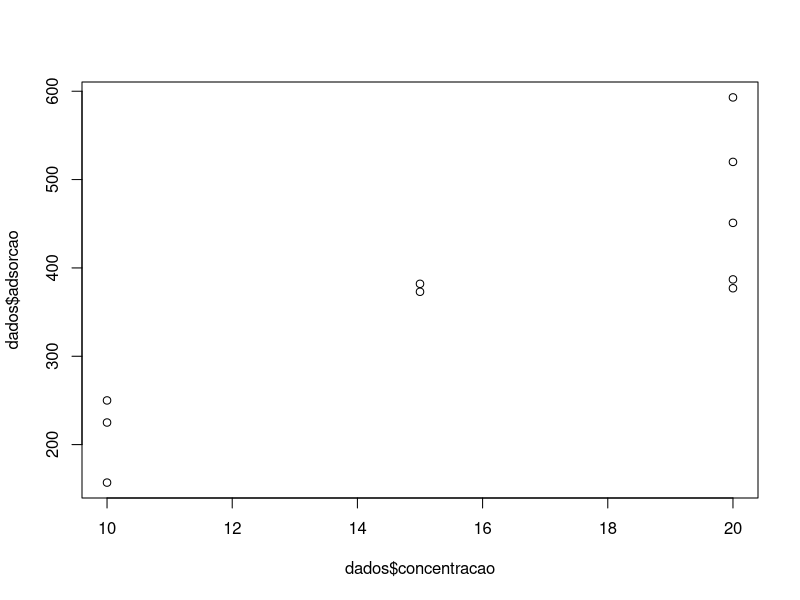
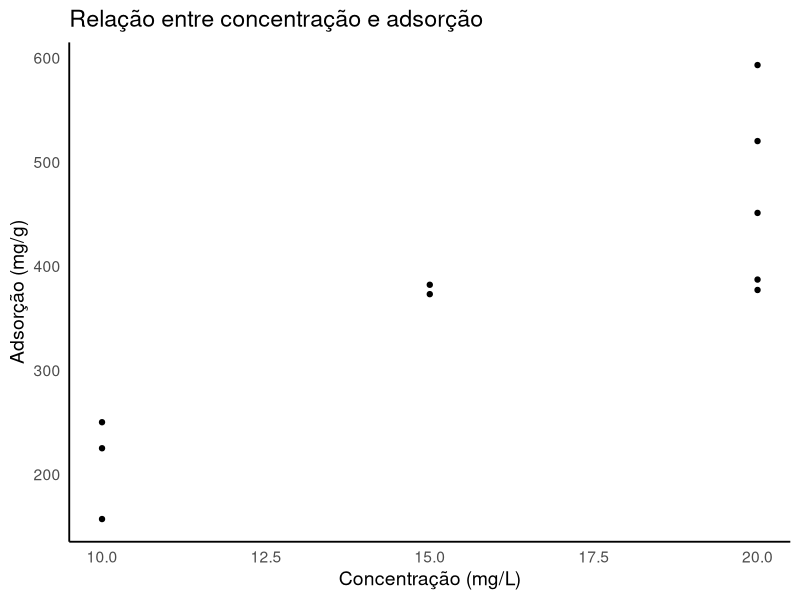
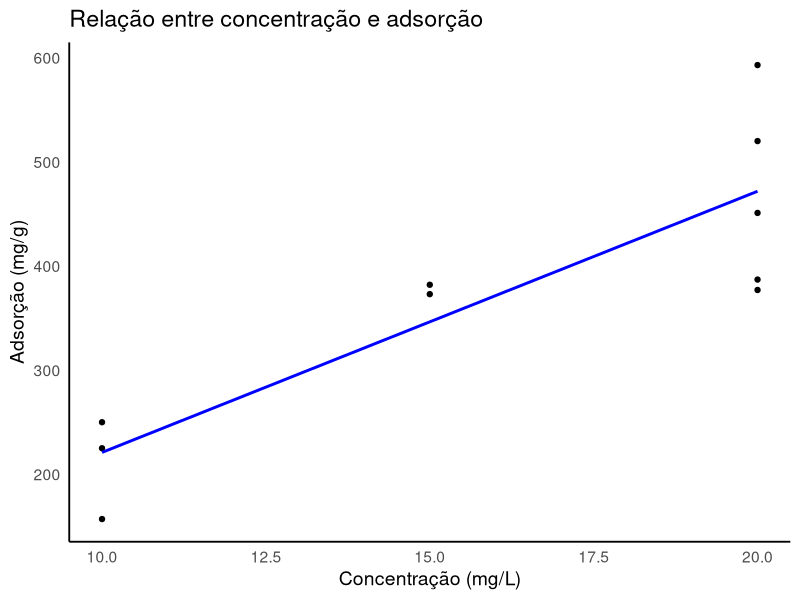
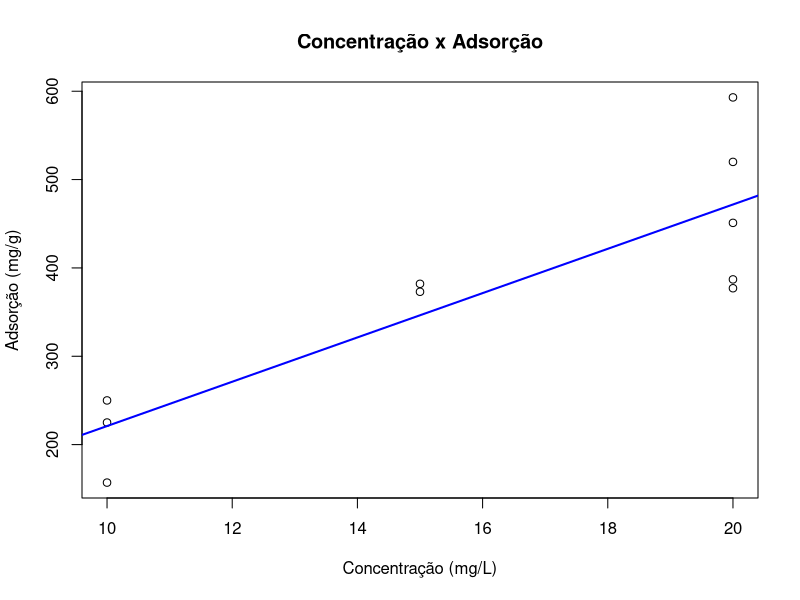
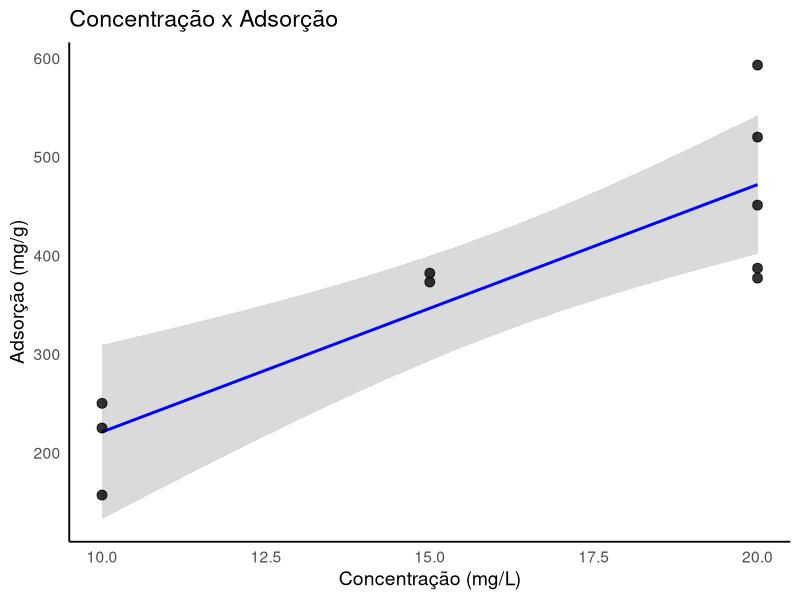
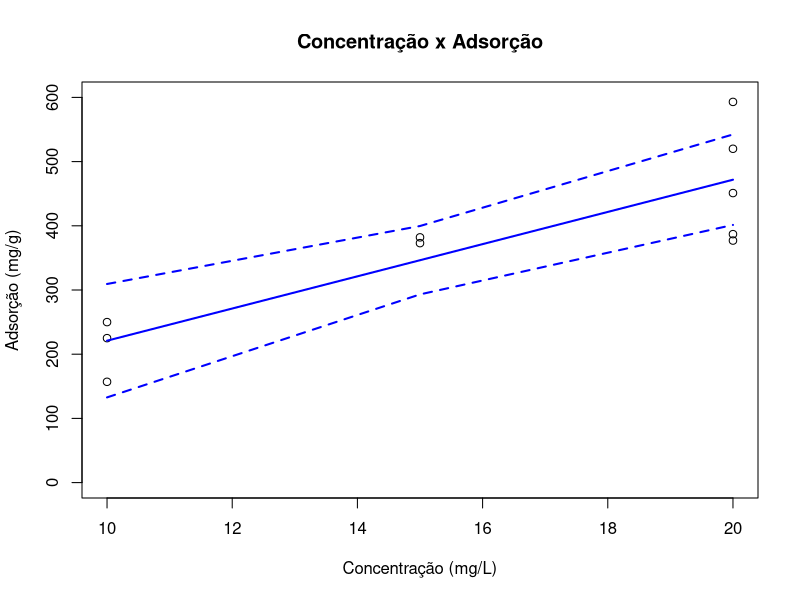
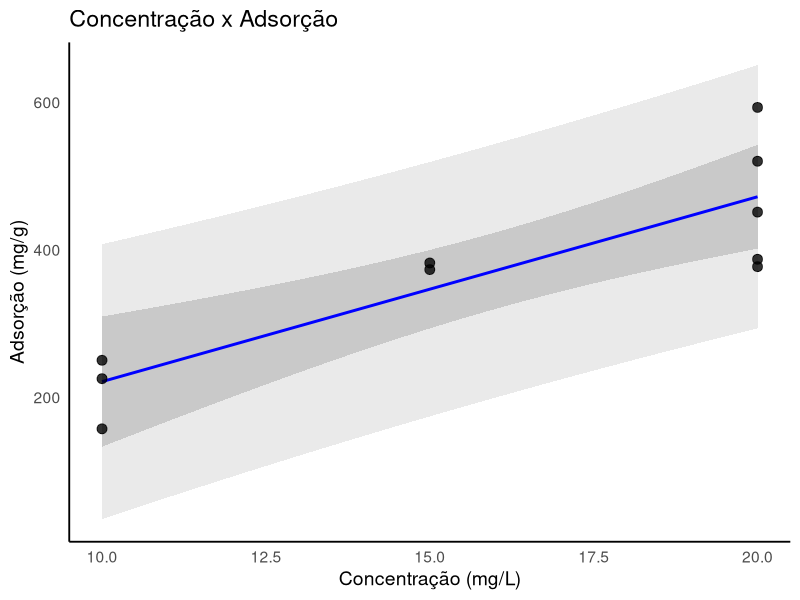
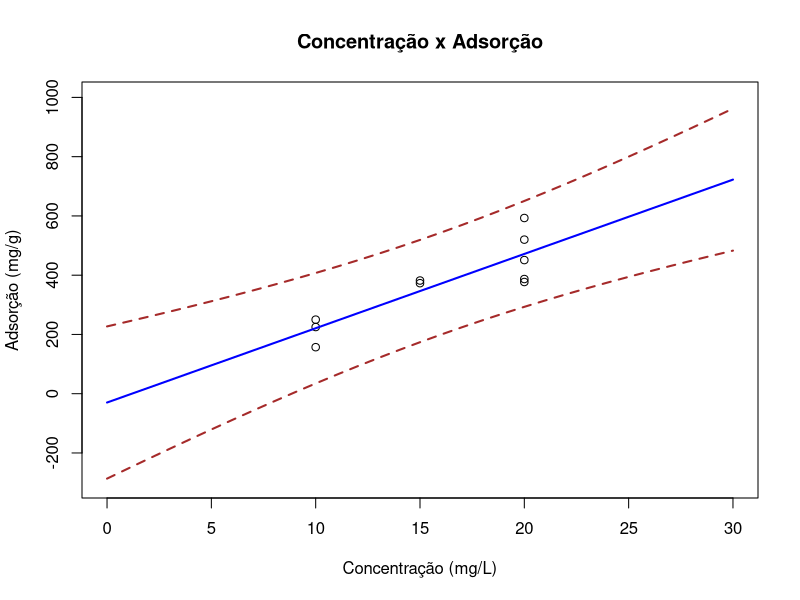

R code for these plots, in order:
## ---- chunk 1
#| include: false
library(ggplot2)
library(viridis)   # paleta daltônica
library(ggrepel)   # rótulos inteligentes
library(patchwork) # combinar gráficos


theme_set(
  theme_minimal(base_size = 14) +
  theme(
    panel.grid = element_blank(),                     # remove todas as grades
    panel.border = element_blank(), # borda externa
    axis.line = element_line(color = "black")
    )
)
## ---- chunk 2
dados <- data.frame(
  concentracao = c(10, 20, 20, 20, 10, 20, 10, 20, 15, 15),
  adsorcao = c(250, 520, 387, 593, 157, 377, 225, 451, 382, 373)
)
dados
## ---- chunk 3
summary(dados)
sd(dados$concentracao)
sd(dados$adsorcao)
## ---- chunk 4
plot(dados$concentracao, dados$adsorcao)

ggplot(dados, aes(x = concentracao, y = adsorcao)) +
  geom_point() +
  labs(
    title = "Relação entre concentração e adsorção",
    x = "Concentração (mg/L)",
    y = "Adsorção (mg/g)"
  )

## ---- chunk 5
cor(dados$concentracao, dados$adsorcao)
## ---- chunk 6
cor.test(dados$concentracao, dados$adsorcao)
## ---- chunk 7
modelo <- lm(adsorcao ~ concentracao, data = dados)
modelo
## ---- chunk 8
anova(modelo)
## ---- chunk 9
summary(modelo)
## ---- chunk 10
qt(0.05/2, df = 8, lower.tail = FALSE) # t tabulado
## ---- chunk 11
t_calc <- (25.079 - 25)/5.165
t_calc
t_tab <- qt(0.05/2, df = 8, lower.tail = FALSE) # t tabulado
t_tab
t_calc > t_tab
# portanto, não rejeitamos H_0!

## ---- chunk 12
coef(modelo) # coeficientes
## ---- chunk 13
confint(modelo) # IC para os coef.
## ---- chunk 14

dados$ajustado <- fitted(modelo)

ggplot(dados, aes(x = concentracao, y = adsorcao)) +
  geom_point() +
  geom_line(aes(y = ajustado), color = "blue", linewidth = 1) +
  labs(
    title = "Relação entre concentração e adsorção",
    x = "Concentração (mg/L)",
    y = "Adsorção (mg/g)"
  )

plot(dados$concentracao, dados$adsorcao,
     main = "Concentração x Adsorção",
     xlab = "Concentração (mg/L)",
     ylab = "Adsorção (mg/g)")
abline(modelo, col = "blue", lwd = 2)
## ---- chunk 15
residuos <- residuals(modelo)
SQRes <- sum(residuos^2)
SQRes
## ---- chunk 16
GL_Res <- length(dados$adsorcao) - length(coef(modelo))
GL_Res
## ---- chunk 17
QMRes <- SQRes / GL_Res
QMRes
sqrt(QMRes)
## ---- chunk 18
preditos <- predict(modelo, interval = "confidence")
head(preditos)
colnames(preditos) <- c("adsorcao_estimada", "lim_inf", "lim_sup") 
head(preditos)
## ---- chunk 19
dados <- cbind(dados, preditos)
dados
## ---- chunk 20
dados <- dados[order(dados$concentracao),]
dados
## ---- chunk 21

grid <- data.frame(concentracao = seq(min(dados$concentracao),
                                      max(dados$concentracao),
                                      length.out = 200))
pred  <- as.data.frame(predict(modelo, newdata = grid, interval = "confidence"))
pred  <- cbind(grid, pred)


ggplot() +
  geom_ribbon(data = pred,
              aes(x = concentracao, ymin = lwr, ymax = upr),
              alpha = 0.18) +
  geom_line(data = pred,
            aes(x = concentracao, y = fit),
            color = "blue",
            linewidth = 1) +
  geom_point(data = dados,
             aes(x = concentracao, y = adsorcao),
             size = 3, alpha = 0.8) +
  labs(
    title = "Concentração x Adsorção",
    x = "Concentração (mg/L)",
    y = "Adsorção (mg/g)"
  )


plot(dados$concentracao, dados$adsorcao,
     main = "Concentração x Adsorção",
     xlab = "Concentração (mg/L)",
     ylab = "Adsorção (mg/g)",
     xlim = c(10,20),
     ylim = c(0, 600))

# valores estimados
lines(dados$concentracao, dados$adsorcao_estimada,
      col = "blue", lty = 1, lwd = 2) 
# IC
lines(dados$concentracao, dados$lim_inf,
      col = "blue", lty = 2, lwd = 2)
lines(dados$concentracao, dados$lim_sup,
      col = "blue", lty = 2, lwd = 2) 
## ---- chunk 22

pred_new  <- as.data.frame(predict(modelo, newdata = grid, interval = "prediction"))
colnames(pred_new) <- c("fit", "lwr_new", "upr_new")
pred  <- cbind(pred, pred_new[,2:3])


ggplot() +
  geom_ribbon(data = pred,
              aes(x = concentracao, ymin = lwr, ymax = upr),
              alpha = 0.18) +
  geom_ribbon(data = pred,
              aes(x = concentracao, ymin = lwr_new, ymax = upr_new),
              alpha = 0.1) +
  geom_line(data = pred,
            aes(x = concentracao, y = fit),
            color = "blue",
            linewidth = 1) +
  geom_point(data = dados,
             aes(x = concentracao, y = adsorcao),
             size = 3, alpha = 0.8) +
  labs(
    title = "Concentração x Adsorção",
    x = "Concentração (mg/L)",
    y = "Adsorção (mg/g)"
  )



new_data <- data.frame(concentracao = seq(0,30, by = 1))
preditos_new <- predict(modelo, newdata = new_data,
                        interval = "prediction")
preditos_new <- cbind(new_data, preditos_new)
head(preditos_new)
## ---- chunk 23
# dispersão
plot(dados$concentracao, dados$adsorcao,
     main = "Concentração x Adsorção",
     xlab = "Concentração (mg/L)",
     ylab = "Adsorção (mg/g)",
     xlim = c(0,30),
     ylim = c(-300, 1000))
# valores estimados
lines(preditos_new$concentracao, preditos_new$fit,
      col = "blue", lty = 1, lwd = 2) 
# IP
lines(preditos_new$concentracao, preditos_new$lwr,
      col = "brown", lty = 2, lwd = 2)
lines(preditos_new$concentracao, preditos_new$upr,
      col = "brown", lty = 2, lwd = 2) 

## ---- chunk 24
# dispersão
plot(dados$concentracao, dados$adsorcao,
     main = "Concentração x Adsorção",
     xlab = "Concentração (mg/L)",
     ylab = "Adsorção (mg/g)",
     xlim = c(0,30),
     ylim = c(-300, 1000))

# valores estimados
lines(preditos_new$concentracao, preditos_new$fit,
      col = "blue", lty = 1, lwd = 2) 

# IC
lines(dados$concentracao, dados$lim_inf,
      col = "blue", lty = 2, lwd = 2)
lines(dados$concentracao, dados$lim_sup,
      col = "blue", lty = 2, lwd = 2)  

# IP
lines(preditos_new$concentracao, preditos_new$lwr,
      col = "brown", lty = 2, lwd = 2)
lines(preditos_new$concentracao, preditos_new$upr,
      col = "brown", lty = 2, lwd = 2) 
## ---- chunk 25
modelo2 <- lm(adsorcao ~ -1 + concentracao, data = dados)
modelo2
anova(modelo2)
## ---- chunk 26
summary(modelo2)
## ---- chunk 27
anova(modelo2, modelo)
## ---- chunk 28
anova(modelo2, modelo)
## ---- chunk 29
summary(modelo)
## ---- chunk 30
summary(modelo2)
## ---- chunk 31
dados <- data.frame(
  conc = c(10, 20, 20, 20, 10, 20, 10, 20, 15, 15),
  temp = c(70, 70, 80, 90, 70, 70, 90, 90, 80, 80),
  ph = c(3.0, 3.0, 3.0, 3.0, 4.0, 4.0, 4.0, 4.0, 3.5, 3.5),
  adsorcao = c(250, 520, 387, 593, 157, 377, 225, 451, 382, 373)
)
dados
## ---- chunk 32
# regressão múltipla
modelo3 <- lm(adsorcao ~ conc + temp + ph, data = dados)
modelo3
anova(modelo3)
## ---- chunk 33
coef(modelo3) # coeficientes
## ---- chunk 34
confint(modelo3) # IC para os coef.

## ---- chunk 35
summary(modelo3)
## ---- chunk 36
preditos_mod3 <- predict(modelo3, interval = "confidence")
head(preditos_mod3)
colnames(preditos_mod3) <- c("adsorcao_estimada", "lim_inf", "lim_sup") 
head(preditos_mod3)
## ---- chunk 37
dados <- cbind(dados, preditos_mod3)
dados
## ---- chunk 38
new_data <- data.frame(conc = c(12, 12 , 25, 25),
                       temp = c(50, 80, 50, 80),
                       ph = c(6.0, 6.0, 6.0, 6.0))
preditos_new_mod3 <- predict(modelo3, newdata = new_data,
                        interval = "prediction")
preditos_new_mod3 <- cbind(new_data, preditos_new_mod3)
preditos_new_mod3
## ---- chunk 39
ID <- c(1, 2, 3, 4, 5, 6, 7, 8, 9, 10, 
        11, 12, 13, 14, 15, 16, 17, 18, 19, 20, 
        21, 22, 23, 24, 25)

y <- c(16.68, 11.50, 12.03, 14.88, 13.75, 18.11, 8.00, 17.83, 79.24, 21.50,
       40.33, 21.00, 13.50, 19.75, 24.00, 29.00, 15.35, 19.00, 9.50, 35.10,
       17.90, 52.32, 18.75, 19.83, 10.75)

x1 <- c(7, 3, 3, 4, 6, 7, 2, 7, 30, 5,
        16, 10, 4, 6, 9, 10, 6, 7, 3, 17,
        10, 26, 9, 8, 4)

x2 <- c(560, 220, 340, 80, 150, 330, 110, 210, 1460, 605,
        688, 215, 255, 462, 448, 776, 200, 132, 36, 770,
        140, 810, 450, 635, 150)

dados <- data.frame(ID, y, x1, x2)

## ---- chunk 40
# Ajuste do modelo linear múltiplo
mod <- lm(y ~ x1 + x2, data = dados)

# estimativas dos parâmetros/coeficientes
summary(mod)

# Resíduos

# resíduos brutos
res_1 <- residuals(mod)

# resíduos padronizados
res_2 <- res_1/summary(mod)$sigma

# resíduos studentizados
# res_3 <- rstandard(mod, type = "sd.1")
res_3 <- rstandard(mod)

# resíduos PRESS
res_4 <- rstandard(mod, type = "pred")

# resíduos R-Student
res_5 <- rstudent(mod)

residuos <- data.frame(
  "brutos" = res_1,
  "padronizados" = res_2,
  "studentizado" = res_3,
  "PRESS" = res_4,
  "RStudent" = res_5
)

residuos
## ---- chunk 41
# Gráfico qqnorm
qqnorm(res_3)
qqline(res_3, col = "blue", lwd = 2)


# Gráfico de dispersão y_est x resíduos
y_est <- fitted(mod)
plot(y_est, res_3, xlim = c(0,80), ylim = c(-2,5),
     main = "Gráfico de dispersão y_est x resíduos",
     xlab = "y estimado",
     ylab = "Resíduos studentizados")

# Gráfico dos resíduos seguindo a ordem de coleta
# ou execução dos dados
# atenção: supondo que a coleta tenha sido na ordem da variável ID, o que nem sempre é verdade!
plot(res_3 ~ dados$ID)

## ---- chunk 42
# Teste de Shapiro-Wilk
shapiro.test(res_3)

# Teste de Kolmogorov-Smirnov
ks.test(res_3, "pnorm", mean = 0, sd = 1)
## ---- chunk 43
library(lmtest)
dwtest(res_3 ~ dados$ID, alternative = "two.sided")
## ---- chunk 44
# Teste de Breusch-Pagan
# library(lmtest)
bptest(mod)
## ---- chunk 45
# Análise de outliers
cbind(dados, res_3)
# é necessário verificar se a observação 9 é um outlier.


# gráfico dos resíduos
plot(res_3, main = "Resíduos studentizados",
     ylab = "Resíduos studentizados",
     xlab = "Observações")
abline(h = 2, col = "red", lty = 2)
abline(h = -2, col = "red", lty = 2)


# Se for, de fato, um outlier, o que fazer?
# Estimar novamente o modelo sem a observação 9.

mod_2 <- lm(y ~ x1 + x2, data = dados[-9,])
summary(mod_2)


# comparar os resultados dos dois modelos:
summary(mod)
summary(mod_2)


# Estatística PRESS
PRESS_mod <- sum(res_4^2)
PRESS_mod


res_4_mod_2 <- rstandard(mod_2, type = "pred")
PRESS_mod_2 <- sum(res_4_mod_2^2)
PRESS_mod_2

# Comparar as estatísticas PRESS
PRESS_mod
PRESS_mod_2
## ---- chunk 46
# valores matriz H
p <- 3 # qde de parâmetros (b0, b1 e b2)
#ou
p <- length(coef(mod))


n <- 25 # qde de observaçoes
# ou
n <- length(dados$y)

2*p/n  # limite para valores da matriz hat
h <- hatvalues(mod)
cbind(dados, h, 2*p/n, h > 2*p/n)

# observações 9 e 22 são possíveis pontos de alavancagem.
## ---- chunk 47
# Distância de Cook
D <- cooks.distance(mod)

# comparar com o valor 1
# Se D > 1, a observação é considerada um ponto influente.

cbind(dados, D, 1, D > 1)
## ---- chunk 48
# DFBETAS
# a influência de cada observação em cada coeficiente
# comparar com o valor 2/sqrt(n)

dfbetas(mod)
2/sqrt(n)
round(dfbetas(mod), 2)

abs(dfbetas(mod)) >= 2/sqrt(n)
## ---- chunk 49
# DFFITS
# a influência de cada observação em cada predição
# comparar com o valor 2*sqrt(p/n)

dffits(mod)
2*sqrt(p/n)
round(dffits(mod), 2)

abs(dffits(mod)) >= 2*sqrt(p/n)
## ---- chunk 50
equipe <- c("Washington", "Minnesota", "New England", "Oakland", "Pittsburgh", 
            "Baltimore", "Los Angeles", "Dallas", "Atlanta", "Buffalo",
            "Chicago", "Cincinnati", "Cleveland", "Denver", "Detroit",
            "Green Bay", "Houston", "Kansas City", "Miami", "New Orleans",
            "New York Giants", "New York Jets", "Philadelphia", "St. Louis", "San Diego",
            "San Francisco", "Seattle", "Tampa Bay")

y <- c(10, 11, 11, 13, 10,
       11, 10, 11, 4, 2,
       7, 10, 9, 9, 6,
       5, 5, 5, 6, 4, 
       3, 3, 4, 10, 6, 
       8, 2, 0)

x1 <- c(2113, 2003, 2957, 2285, 2971,
        2309, 2528, 2147, 1689, 2566,
        2363, 2109, 2295, 1932, 2128,
        1722, 1498, 1873, 2118, 1775,
        1904, 1929, 2080, 2301, 2040,
        2447, 1416, 1503)

x2 <- c(1985, 2855, 1737, 2905, 1666,
        2927, 2341, 2737, 1414, 1838,
        1480, 2191, 2229, 2204, 2438,
        1730, 2072, 2929, 2268, 1983,
        1792, 1606, 1492, 2835, 2416,
        1638, 2649, 1503)

x3 <- c(38.9, 38.8, 40.1, 41.6, 39.2,
        39.7, 38.1, 37.0, 42.1, 42.3,
        37.3, 39.5, 37.4, 35.1, 38.8,
        36.6, 35.3, 41.1, 38.2, 39.3,
        39.7, 39.7, 35.5, 35.3, 38.7,
        39.9, 37.4, 39.3)


x4 <- c(64.7, 61.3, 60.0, 45.3, 53.8,
        74.1, 65.4, 78.3, 47.6, 54.2,
        48.0, 51.9, 53.6, 71.4, 58.3,
        52.6, 59.3, 55.3, 69.6, 78.3,
        38.1, 68.8, 68.8, 74.1, 50.0,
        57.1, 56.3, 47.0)

x5 <- c(4, 3, 14, -4, 15,
        8, 12, -1, -3, -1,
        19, 6, -5, 3, 6,
        -19, -5, 10, 6, 7,
        -9, -21, -8, 2, 0,
        -8, -22, -9)

x6 <- c(868, 615, 914, 957, 836,
        786, 754, 761, 714, 797,
        984, 700, 1037, 986, 819,
        791, 776, 789, 582, 901,
        734, 627, 722, 683, 576,
        848, 684, 875)

x7 <- c(59.7, 55.0, 65.6, 61.4, 66.1,
        61.0, 66.1, 58.0, 57.0, 58.9,
        67.5, 57.2, 57.8, 58.6, 59.2,
        54.4, 49.6, 54.3, 58.7, 51.7,
        61.9, 52.7, 57.8, 59.7, 54.9,
        65.3, 43.8, 53.5)

x8 <- c(2205, 2096, 1847, 1903, 1457,
        1848, 1564, 1821, 2577, 2476,
        1984, 1917, 1761, 1790, 1901,
        2288, 2072, 2861, 2411, 2289,
        2203, 2592, 2053, 1979, 2048,
        1786, 2876, 2560)

x9 <- c(1917, 1575, 2175, 2476, 1866,
        2339, 2092, 1909, 2001, 2254,
        2217, 1758, 2032, 2025, 1686,
        1835, 1914, 2496, 2670, 2202,
        1988, 2324, 2550, 2110, 2628,
        1776, 2524, 2241)




tabela1 <- data.frame(equipe, y, x1, x2, x3, x4, x5, x6, x7, x8, x9)

knitr::kable(tabela1, caption = "Tabela 1: Desempenho das Equipes da National Football League de 1976")
## ---- chunk 51
m1 <- lm(y  ~ x2 + x7 + x8, data = tabela1)
m1
## ---- chunk 52
anova(m1)
## ---- chunk 53
summary(m1)
## ---- chunk 54
summary(m1)
names(summary(m1))
summary(m1)$r.squared
summary(m1)$adj.r.squared
## ---- chunk 55
m2 <- lm(y ~ x2 + x8, data = tabela1)
m2
anova(m2, m1)
## ---- chunk 56
res_m1 <- rstandard(m1) # resíduos studentizados
qqnorm(res_m1)
qqline(res_m1)
shapiro.test(res_m1)
ks.test(res_m1, "pnorm", mean = 0, sd = 1)
## ---- chunk 57
res_m1 # resíduos studentizados já calculados
# resíduos R-Student
res_m1_rstudent <- rstudent(m1)
cbind(res_m1, res_m1_rstudent)
## ---- chunk 58
y_estimado <- fitted(m1) # valores ajustados
plot(y_estimado, res_m1,
     xlab = "Valores ajustados",
     ylab = "Resíduos studentizados"
     )
abline(h = -2, col = "red", lty = 2)
abline(h = 2, col = "red", lty = 2)
library(lmtest)
bptest(m1)
## ---- chunk 59
cor(tabela1[, c("x2", "x7", "x8")], use = "pairwise.complete.obs")
## ---- chunk 60
library(car)
vif(m1)
## ---- chunk 61
# Cálculo PRESS m1
res_press_m1 <- rstandard(m1, type = "pred")
PRESS_m1 <- sum(res_press_m1^2)
PRESS_m1

# Cálculo PRESS m2
res_press_m2 <- rstandard(m2, type = "pred")
PRESS_m2 <- sum(res_press_m2^2)
PRESS_m2
## ---- chunk 62
# valores matriz H
p <- length(coef(m1)) # qde de parâmetros (b0, b1, b2 e b3)


n <- nrow(tabela1) # qde de observaçoes

2*p/n  # limite para valores da matriz hat
h <- hatvalues(m1)
cbind(tabela1[, c("y", "x2", "x7", "x8")], y_estimado, h, 2*p/n, h > 2*p/n)

which(h > 2*p/n)
## ---- chunk 63
# Distância de Cook
D <- cooks.distance(m1)

# comparar com o valor 1
# Se D > 1, a observação é considerada um ponto influente.

cbind(tabela1[, c("y", "x2", "x7", "x8")], y_estimado, D, 1, D > 1)
## ---- chunk 64
# DFBETAS
# a influência de cada observação em cada coeficiente
# comparar com o valor 2/sqrt(n)

dfbetas(m1)
2/sqrt(n)
round(dfbetas(m1), 2)

abs(dfbetas(m1)) >= 2/sqrt(n)
## ---- chunk 65
# DFFITS
# a influência de cada observação em cada predição
# comparar com o valor 2*sqrt(p/n)

dffits(m1)
2*sqrt(p/n)
round(dffits(m1), 2)

abs(dffits(m1)) >= 2*sqrt(p/n)
## ---- chunk 66
I_x5 <- ifelse(x5 > 0, 1, ifelse(x5 == 0, 0, -1))
I_x5 <- as.factor(I_x5)

m3 <- lm(y ~ x7 + x8 + I_x5)
summary(m3)
## ---- chunk 67
I2_x5 <- ifelse(x5 > 0, 1, 0)
I2_x5 <- as.factor(I2_x5)
m4 <- lm(y ~ x7 + x8 + I2_x5)
summary(m4)
## ---- chunk 68
# Modelo reduzido
# Modelo mínimo a ser considerado.
# O modelo mínimo pode ser um modelo nulo (sem variáveis preditoras)
modelo_reduzido <- lm(y ~ 1, data = tabela1)

# Forward selection
modelo_forward <- step(modelo_reduzido,
    scope = as.formula(y ~ x1 + x2 + x3 + x4 + x5 + x6 + x7 + x8 + x9),
    direction = "forward")
summary(modelo_forward)
## ---- chunk 69
# Modelo completo
# Modelo máximo a ser considerado.
# O modelo máximo pode ser um modelo completo (com todas as variáveis preditoras)

modelo_completo <- lm(y ~ x1 + x2 + x3 + x4 + x5 + x6 + x7 + x8 + x9,
                      data = tabela1)

# Backward elimination
modelo_backward <- step(modelo_completo,
                        direction = "backward")
summary(modelo_backward)
## ---- chunk 70


# Stepwise regression
modelo_stepwise <- step(modelo_reduzido,
        scope = formula(modelo_completo),
        direction = "both")

summary(modelo_stepwise)
## ---- chunk 71
library(boot)
# LOOCV
m1 <- glm(y ~ x2 + x7 + x8,
              data = tabela1,
              family = gaussian(link = "identity"))
K <- nrow(tabela1) # k subconjuntos (folds)
cv_m1 <- cv.glm(data = tabela1, glmfit = m1, K = K)
cv_m1$delta  # delta[1] = erro de validação cruzada


m2 <- glm(y ~ x2 + x8,
              data = tabela1,
              family = gaussian(link = "identity"))
cv_m2 <- cv.glm(data = tabela1, glmfit = m2, K = K)
cv_m2$delta  # delta[1] = erro de validação cruzada
## ---- chunk 72
# k-fold
m1 <- glm(y ~ x2 + x7 + x8,
              data = tabela1,
              family = gaussian(link = "identity"))

K <- 3 # k subconjuntos (folds)
cv_m1 <- cv.glm(data = tabela1, glmfit = m1, K = K)
cv_m1$delta  # delta[1] = erro de validação cruzada


m2 <- glm(y ~ x2 + x8,
              data = tabela1,
              family = gaussian(link = "identity"))
cv_m2 <- cv.glm(data = tabela1, glmfit = m2, K = K)
cv_m2$delta  # delta[1] = erro de validação cruzada
